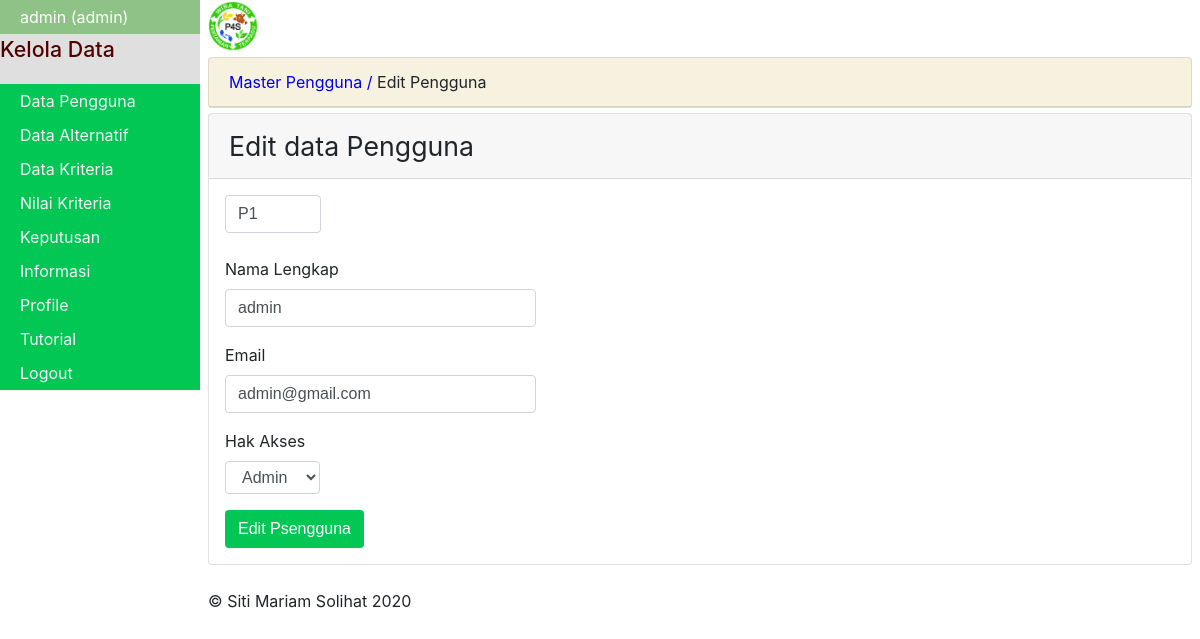
/pages/index.php?page=edit-pengguna&kd_pengguna=P1 (signed in), run on the app's committed database.
### tables this page shows
CREATE TABLE `tb_pengguna` (
  `kd_pengguna` varchar(6) NOT NULL,
  `nama` varchar(30) NOT NULL,
  `email` varchar(40) NOT NULL,
  `id_akses` int(11) NOT NULL,
  `password` varchar(255) NOT NULL
);

### pages/index.php (called while the page is built, shortened)
<?php
require_once '../templates/header.php';
require_once '../init.php';
$halaman->pages();
?>
    <?php
    require_once '../templates/footer.php'
    ?>

### class/Config.php (called while the page is built, shortened)
<?php
class Config
{
    private $_host = "localhost";
    private $_username = "root";
    private $_password = "";
    private $_db = "spk_tomat";
    protected $conn;
    public function __construct()
    {
        if (!isset($this->conn)) {
            $this->conn = new mysqli($this->_host, $this->_username, $this->_password, $this->_db);
            return $this->conn;
        }
    }
}

### class/Pengguna.php (called while the page is built, shortened)
<?php
include_once 'Config.php';
class Pengguna extends Config
{
    private $_table = 'tb_pengguna';
    public function edit_pengguna($kd)
    {
        $query = "SELECT * FROM " . $this->_table . " WHERE kd_pengguna='$kd'";
        $result = $this->conn->query($query);
        return $result;
    }
}

### pages/edit-pengguna.php (the view, shortened to what this page needs)
<?php
$pengguna = new Pengguna;
if (isset($_GET['kd_pengguna'])) {
    $kd = $_GET['kd_pengguna'];
}
?>
<div class="card" style="margin-bottom:5px; background-color: rgb(255, 249, 231);">
    <div class=" card-header">
        <a href=" ?page=master-pengguna">Master Pengguna /</a> <span>Edit Pengguna</span>
    </div>
</div>
<div class="card">
    <div class="card-header">
        <p>Edit data Pengguna</p>
    </div>
    <div class="main-form">
        <?php
        $data = $pengguna->edit_pengguna($kd);
        while ($row = $data->fetch_assoc()) :
        ?>
            <form action="" method="POST">
                <div class="form-group">
                    <label for="kd_pengguna" </label> <input type="text" class="form-control" name="kd_pengguna" value="<?= $row['kd_pengguna']; ?>" id="nama" readonly>
                </div>
                <div class="form-group">
                    <label for="nama">Nama Lengkap</label>
                    <input type="text" class="form-control" name="nama" value="<?= $row['nama']; ?>" id="nama" placeholder="Nama Lengkap">
                </div>
                <div class="form-group">
                    <label for="email">Email</label>
                    <input type="email" class="form-control" name="email" value="<?= $row['email']; ?>" id="email" placeholder="example@mail.com">
                </div>
                <div class="form-group">
                    <label for="id_akses">Hak Akses</label>
                    <select name="id_akses" id="id_akses" class="form-control" style="width: 10%">
                        <? if ($row['id_akses'] === '1') {
                            echo "<option value='1' selected>Admin</option>";
                        } else if ($row['id_akses'] === '2') {
                            echo "<option value='2' selected>Pengguna</option>";
                        }
                        ?>
                    </select>
                </div>
                <button type="submit" name="submit" class="btn btn-submit">Edit Psengguna</button>
            </form>
        <?php endwhile ?>
    </div>
</div>

### assets/css/newstyle.css (style rules this page uses)
body { margin: 0; font-family: -apple-system, BlinkMacSystemFont, "Segoe UI", Roboto, "Helvetica Neue", Arial, sans-serif, "Apple Color Emoji", "Segoe UI Emoji", "Segoe UI Symbol"; font-size: 1rem; font-weight: 400; line-height: 1.5; color: #212529; background-color: #fff; }
.card { position: relative; display: -webkit-box; display: -ms-flexbox; display: flex; -webkit-box-orient: vertical; -webkit-box-direction: normal; -ms-flex-direction: column; flex-direction: column; min-width: 0; word-wrap: break-word; background-color: #fff; background-clip: border-box; border: 1px solid rgba(0, 0, 0, .125); border-radius: .25rem; }
.card-header { padding: .75rem 1.25rem; margin-bottom: 0; background-color: rgba(0, 0, 0, .03); border-bottom: 1px solid rgba(0, 0, 0, .125); }
.form-group { margin-bottom: 1rem; }
label { display: inline-block; margin-bottom: .5rem; }
.form-control { display: block; width: 30%; padding: .375rem .75rem; font-size: 1rem; line-height: 1.5; color: #495057; background-color: #fff; background-clip: padding-box; border: 1px solid #ced4da; border-radius: .25rem; transition: border-color .15s ease-in-out, box-shadow .15s ease-in-out; }
.main-form { padding: 1rem; display: block; }
.btn-submit { color: #fff; background-color: #03c755; border-color: #03c755; }
a { text-decoration: none; }
.btn { display: inline-block; font-weight: 400; text-align: center; white-space: nowrap; vertical-align: middle; -webkit-user-select: none; -moz-user-select: none; -ms-user-select: none; user-select: none; border: 1px solid transparent; padding: .375rem .75rem; font-size: 1rem; line-height: 1.5; border-radius: .25rem; transition: color .15s ease-in-out, background-color .15s ease-in-out, border-color .15s ease-in-out, box-shadow .15s ease-in-out; }
.card-header p { font-weight: 400; font-size: 20pt; padding: 0px; margin: 0px; }

### data on the page
tb_pengguna: kd_pengguna "P1", nama "admin", email "admin@gmail.com", id_akses "Admin"

### other printed values
$_SESSION["nama"] "admin"
